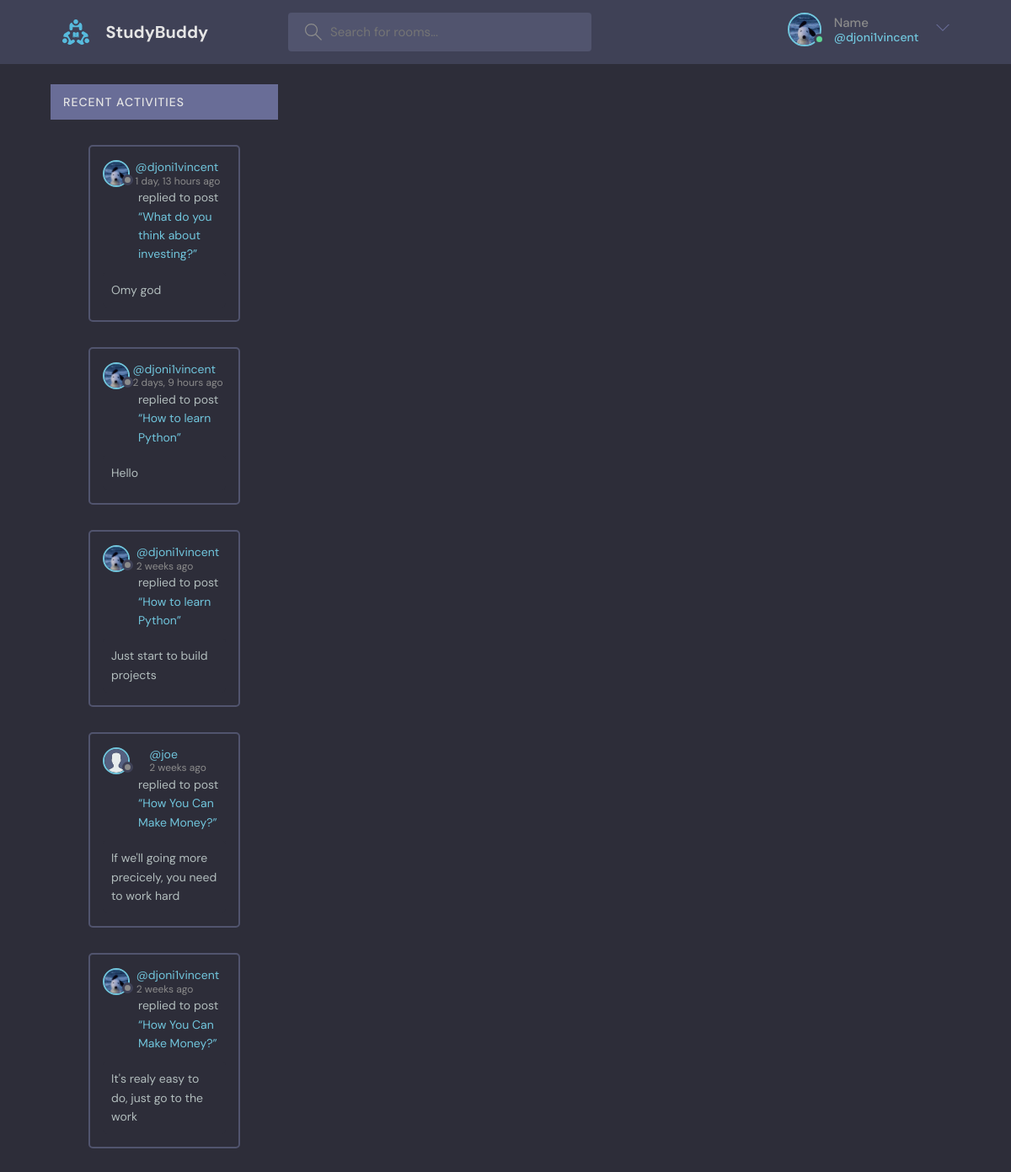
/activities/ (signed in), run on the app's committed database.
### base/models.py (models this page shows, shortened)
class Profile(models.Model):
    user = models.OneToOneField(User, on_delete=models.CASCADE)
    avatar = models.ImageField(upload_to="avatars/", blank=True, null=True)
    bio = models.TextField(blank=True, null=True)

class Message(models.Model):
    user = models.ForeignKey(User, on_delete=models.CASCADE)
    room = models.ForeignKey(Room, on_delete=models.CASCADE)
    body = models.TextField()
    updated_at = models.DateTimeField(auto_now=True)
    created_at = models.DateTimeField(auto_now_add=True)
    class Meta:
        ordering = ["-updated_at", "-created_at"]

class Room(models.Model):
    host = models.ForeignKey(User, on_delete=models.SET_NULL, null=True)
    topic = models.ForeignKey(Topic, on_delete=models.SET_NULL, null=True)
    name = models.CharField(max_length=50)
    description = models.TextField(null=True, blank=True, max_length=50)
    participants = models.ManyToManyField(User, related_name="participants", blank=True)
    updated_at = models.DateTimeField(auto_now=True)
    created_at = models.DateTimeField(auto_now_add=True)
    class Meta:
        ordering = ["-updated_at", "-created_at"]
    def __str__(self):
        return self.name

### base/views.py (the view)
# urls.py: path("activities/", views.activitiesPage, name="activities"),
def activitiesPage(request):
    room_messages = Message.objects.all()
    context = {"room_messages": room_messages}
    return render(request, "base/activities_page.html", context)

### base/templates/base/activities_page.html
{% extends "main.html" %}
{% load static %}
{% block content %}
<main class="activities-page layout layout--2">
    <div class="container">
        <div class="roomList">
            {% include "base/activity_component.html" %}
        </div>
    </div>
</main>
{% endblock content %}

### templates/navbar.html (shortened to what this page needs)
{% load static %}
<header class="header header--loggedIn">
    <div class="container">
        <a href="/" class="header__logo">
            <img src="{% static 'images/logo.svg' %}" />
            <h1>StudyBuddy</h1>
        </a>
        <form action='{% url "home" %}' method="get" class="header__search">
            <label>
                <input type="text" name="q" placeholder="Search for rooms..." />
            </label>
        </form>
        <nav class="header__menu">
            {% if request.user.is_authenticated == False %}
                <a href="{% url 'login' %}">
                    <img src="{% static 'images/avatar.svg' %}" />
                    <p>Login</p>
                    {% comment %} <a href="{% url 'register' %}"><p>Register</p></a> {% endcomment %}
                </a>
            {% else %}
                <div class="header__user">
                    <a href="{% url 'user-profile' request.user %}">
                        <div class="avatar avatar--medium active">
                            {% if request.user.profile.avatar %}
                                <img src="{{ request.user.profile.avatar.url }}" />
                            {% else %}
                                <img src="{% static 'images/avatar.svg' %}" />
                            {% endif %}
                        </div>
                        <p> Name<span>@{{ request.user.username }}</span></p>
                    </a>
                    <button class="dropdown-button">
                        <svg version="1.1"
                             xmlns="http://www.w3.org/2000/svg"
                             width="32"
                             height="32"
                             viewBox="0 0 32 32">
                            <title>chevron-down</title>
                            <path d="M16 21l-13-13h-3l16 16 16-16h-3l-13 13z"></path>
                        </svg>
                    </button>
                </div>
            {% endif %}
        </nav>
    </div>
</header>

### base/templates/base/activity_component.html (shortened to what this page needs)
{% load static %}
<div class="activities__header">
    <h2>Recent Activities</h2>
</div>
{% for message in room_messages %}
    <div class="activities-page layout__body">
        <div class="activities__box">
            <div class="activities__boxHeader roomListRoom__header">
                <a href="{% url 'user-profile' message.user.username %}"
                   class="roomListRoom__author">
                    <div class="avatar avatar--small">
                        {% if message.user.profile.avatar %}
                            <img src="{{ message.user.profile.avatar.url }}" />
                        {% else %}
                            <img src="{% static 'images/avatar.svg' %}" />
                        {% endif %}
                    </div>
                    <p>
                        <a href="{% url 'user-profile' message.user.username %}">@{{ message.user.username }}</a>
                        <span>{{ message.created_at|timesince }} ago</span>
                    </p>
                </a>
            </div>
            <div class="activities__boxContent">
                <p>replied to post <a href="{% url 'room' message.room.id %}">“{{ message.room }}”</a></p>
                <div class="activities__boxRoomContent">{{ message.body }}</div>
            </div>
        </div>
    </div>
{% endfor %}

### static/styles/main.css (style rules this page uses)
:root { --color-main: #71c6dd; --color-main-light: #e1f6fb; --color-dark: #3f4156; --color-dark-medium: #51546e; --color-dark-light: #696d97; --color-light: #e5e5e5; --color-gray: #8b8b8b; --color-light-gray: #b2bdbd; --color-bg: #2d2d39; --color-success: #5dd693; --color-error: #fc4b0b; }
* { font-family: "DM Sans", -apple-system, BlinkMacSystemFont, "Segoe UI", Roboto, Oxygen, Ubuntu, Cantarell, "Open Sans", "Helvetica Neue", sans-serif; margin: 0; padding: 0; box-sizing: border-box; text-rendering: optimizeLegibility; font-size: inherit; }
html { font-size: 56.25%; }
@media only screen and (min-width: 1200px) { html { font-size: 62.5%; } }
body { line-height: 1.6; font-weight: 400; font-size: 1.5rem; color: var(--color-light-gray); background-color: var(--color-bg); min-height: 100vh; }
img { width: 100%; }
a { display: inline-block; color: var(--color-main); text-decoration: none; }
.container { max-width: 120rem; width: 90%; margin: auto; }
.avatar { position: relative; display: inline-block; border-radius: 50%; border: 2px solid var(--color-main); }
.avatar img { display: block; border-radius: 50%; object-fit: cover; object-position: center; }
.avatar::after { content: ""; display: block; position: absolute; background-color: var(--color-gray); z-index: 111; border-radius: 50%; border: 0.3rem solid var(--color-dark); }
.avatar.active::after { background-color: var(--color-success); }
.avatar.avatar--small img { width: 2.8rem; height: 2.8rem; }
.avatar.avatar--small:after { width: 0.7rem; height: 0.7rem; bottom: 0px; right: -6px; }
.avatar.avatar--medium img { width: 3.6rem; height: 3.6rem; border-radius: 50%; }
.avatar.avatar--medium:after { width: 0.7rem; height: 0.7rem; bottom: 0px; right: -6px; }
.header { padding: 1.5rem; background-color: var(--color-dark); }
.header > .container { display: flex; gap: 9.5rem; }
.header__logo, .header__user { display: flex; gap: 2rem; align-items: center; }
.header__logo > img { height: 3.2rem; width: 3.2rem; }
.header__logo > h1 { font-weight: 700; font-size: 2rem; color: var(--color-light); }
.header__search > label { background-color: var(--color-dark-medium); padding: 1.3rem 1rem; display: flex; align-items: center; gap: 1rem; border-radius: 4px; }
.header__search svg { fill: var(--color-gray); width: 2rem; height: 2rem; margin-left: 1rem; }
.header__search input { width: 30rem; background: transparent; border: none; outline: none; color: var(--color-light); }
.header__menu { margin-left: auto; position: relative; }
.header__menu a { display: flex; gap: 1.5rem; align-items: center; font-weight: 500; text-decoration: none; color: var(--color-gray); }
.header__menu img { height: 3.6rem; }
.header__menu p { line-height: 1.2; }
.header__menu span { color: var(--color-main); font-weight: 500; font-size: 1.4rem; display: block; }
.header__menu svg { width: 1.6rem; height: 1.6rem; fill: var(--color-dark-light); }
.dropdown-button { background: transparent; border: 0; outline: 0; cursor: pointer; }
.layout { margin-top: 2.4rem; }
.layout > .container { display: flex; justify-content: space-between; align-items: flex-start; }
.layout--2 > .container > div:first-child { flex-basis: 72%; }
.layout--2 > .container > div:last-child { flex-basis: 25%; }
.layout__body { margin: 3rem; }
.roomListRoom__header { display: flex; justify-content: space-between; align-items: center; }
.roomListRoom__author { font-weight: 500; display: flex; align-items: center; gap: 1rem; }
.activities__header h2 { background-color: var(--color-dark-light); text-transform: uppercase; font-weight: 500; padding: 1rem 1.5rem; color: var(--color-light); letter-spacing: 1px; font-size: 1.4rem; }
.activities__box { margin: 1.5rem; padding: 1.5rem; border: 2px solid var(--color-dark-medium); border-radius: 5px; }
.activities__boxHeader p { font-size: 1.4rem; line-height: 1.3; }
.activities__boxHeader p span { color: var(--color-gray); font-size: 1.2rem; display: block; }
.activities__boxContent { margin-left: 4.2rem; }
.activities__boxContent { font-size: 1.4rem; }
.activities__boxRoomContent { background: var(--color-bg); padding: 1rem; border-radius: 5px; margin-top: 1rem; margin-left: -4.2rem; }

### data on the page
Message: user.profile.avatar (picture), user.username "djoni1vincent", created_at "1 day, 13 hours", room "What do you think about investing?", body "Omy god"
Message: user.profile.avatar (picture), user.username "djoni1vincent", created_at "2 days, 9 hours", room "How to learn Python", body "Hello"
Message: user.profile.avatar (picture), user.username "djoni1vincent", created_at "2 weeks", room "How to learn Python", body "Just start to build projects"
Message: user.username "joe", created_at "2 weeks", room "How You Can Make Money?", body "If we'll going more precicely, you need to work hard"
Message: user.profile.avatar (picture), user.username "djoni1vincent", created_at "2 weeks", room "How You Can Make Money?", body "It's realy easy to do, just go to the work"

### other printed values
{{ request.user.username }} "djoni1vincent"
